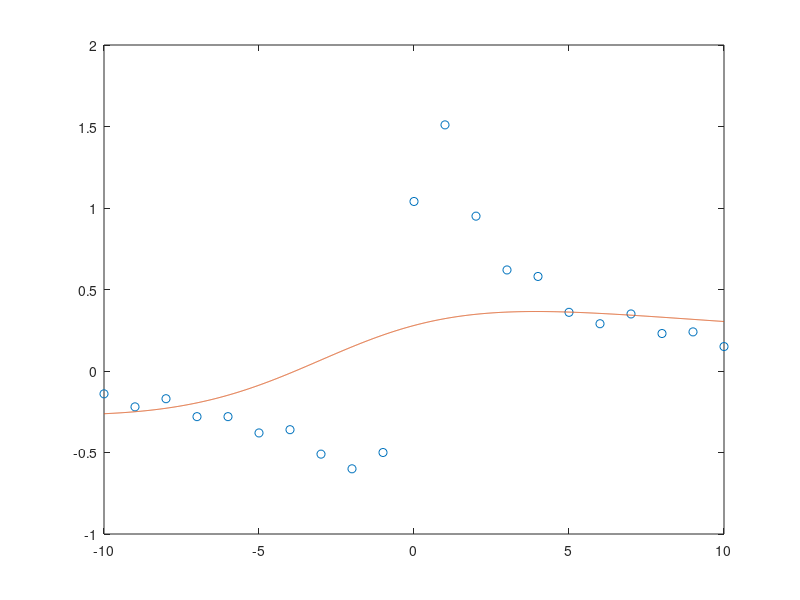

Source code (MATLAB): (Note: this script raises an error after producing the figure.)
disp("Parte 4 B-Ejercicio 12")
disp("\n")
disp("a)")
disp("\n")

x=(-10:10)';  
y=(2*x+1)./(x.^2+1)+0.05*randn(size(x)); 
y=round(100*y)/100;

A = [x x.^0 (-y.*(x.^2)) (-y.*x)];
parametros = pinv(A) * y;

p = parametros(1:2)
q = parametros(3:4)

P = @(x) ( p(1) * x + p(2) )
Q = @(x) ( q(1) * x.^2 + q(2) * x + 1 )
F = @(x) P(x) ./ Q(x)

disp("ERROR:");
errorRelativo = norm(y-F(x))/norm(y)
plot(x,y,'o',(-10:0.01:10),F(-10:0.01:10));

disp("\n")
input("Pulsar ENTER para continuar");
disp("\n")
disp("b)")
disp("\n")

[G,n,p] = busca_grado_pol(x,y,errorRelativo)

disp("\n")
input("Pulsar ENTER para continuar");
disp("\n")
disp("c)")
disp("\n")

plot(x,y,'o',(-10:0.01:10),F(-10:0.01:10),(-10:0.01:10),G(-10:0.01:10));

disp("Dimension de parametros de modelo racional: ")
size(parametros)
disp("Dimension de parametros de polinomio: ")
size(p)

disp("\n")
input("Pulsar ENTER para continuar");
disp("\n")
disp("c)")
disp("\n")

disp("En modelo racional: ")
F(realmax)
disp("En el modelo polinómico: ")
G(realmax)